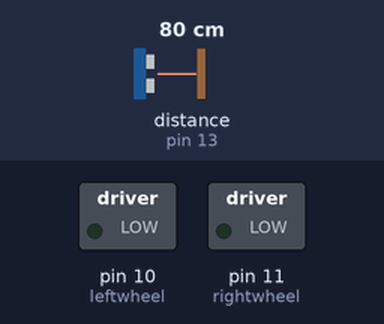
A sketch run on a simulated Arduino Uno, built with avr-gcc and run on an emulated ATmega328P. Shown: switched loads named in the sketch (green lamp = pin HIGH). Wiring (inferred from the names in the program): ultrasonic range finder: trigger pin 12; echo pin 13. The inputs (shaded band) are chosen by the test bench; at power-on: distance to the obstacle (sensor on pin 13) 80 cm. The echo pulse lasts 58.3 µs per cm; pins used as bus, display or sensor lines are not drawn.

Above: at 1.3 s.
1.4 s: distance to the obstacle (sensor on pin 13) set to 7 cm
2.9 s: distance to the obstacle (sensor on pin 13) set to 4 cm
At 3.7 s:
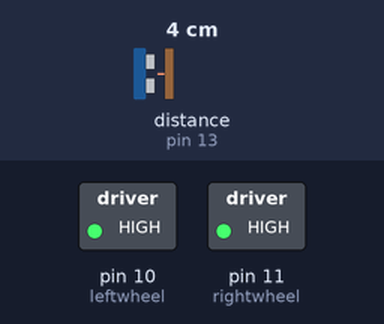
4.5 s: distance to the obstacle (sensor on pin 13) set to 9 cm
At 4.9 s:
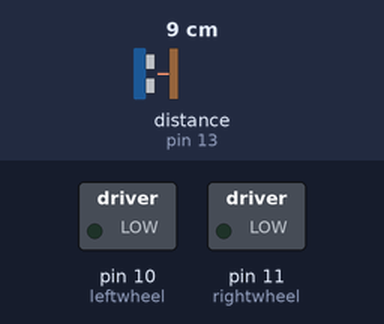
6.0 s: distance to the obstacle (sensor on pin 13) set to 2 cm
At 7.4 s:
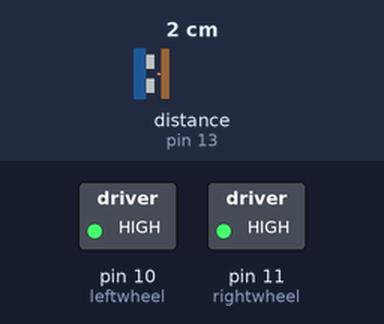
Timing chart, 0 to 8.5 s (numbered marks = the images above; inputs shaded):
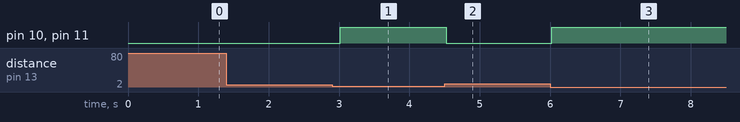

Measured:
- the behaviour switches between 6 and 5 cm on distance to the obstacle (sensor on pin 13) (found by bisection; images 0 and 1)
- after the input at 1.4 s, every drawn part: stays the same
- after the input at 2.9 s, pin 10 (leftwheel), pin 11 (rightwheel): LOW → HIGH after 0.12 s
- after the input at 4.5 s, pin 10 (leftwheel), pin 11 (rightwheel): HIGH → LOW at once
- after the input at 6.0 s, pin 10 (leftwheel), pin 11 (rightwheel): LOW → HIGH at once

The sketch:

biofer_mobile_robot.ino
```cpp
#define trigPin 12 // define trigger pin in pin 12
#define echoPin 13 // define echo pin in pin 13

int leftwheel = 10; //initialize the leftwheel in pin 10
int rightwheel = 11; // initialize the rightwheel in pin 11

void setup()
{
  pinMode(trigPin, OUTPUT);// set the trigger pin as outpput
  pinMode(echoPin, INPUT);// set the echo pin as input

  pinMode(leftwheel, OUTPUT); //set the leftwheel as output
  pinMode(rightwheel, OUTPUT); //set the rightwheel as output
  digitalWrite(leftwheel, LOW); //set leftwheel as low
  digitalWrite(rightwheel, LOW); // set rightwheel as low
}

void loop() {

  int duration, distance; // start the scan

  digitalWrite(trigPin, LOW); //sets trigger pin low in sending waves
  delayMicroseconds(2); // delay for 2 miliseconds.

  digitalWrite(trigPin, HIGH); // sets trigger pin high in sending waves
  delayMicroseconds(10); //delay for 10 miliseconds

  digitalWrite(trigPin, LOW); //sets tigger pin low

  duration = pulseIn(echoPin, HIGH); //sets duration with the recieved waves
  distance = (duration/2) / 29.1;// convert the distance to centimeters.

if (distance>0 && distance < 5) //if the given distance is already 5cm this will process

{

 digitalWrite(leftwheel, HIGH); //set the leftwheel as High
 digitalWrite(rightwheel, HIGH); //set the rightwheel as High
 delay(500); //wait for 500 milisecond before it stops

 }

else
{

digitalWrite(leftwheel,LOW); //set leftwheel as low
digitalWrite(rightwheel, LOW); // set rightwheel as low
delay(500); // wait for 500 milisecond before it stops

}
}
```
